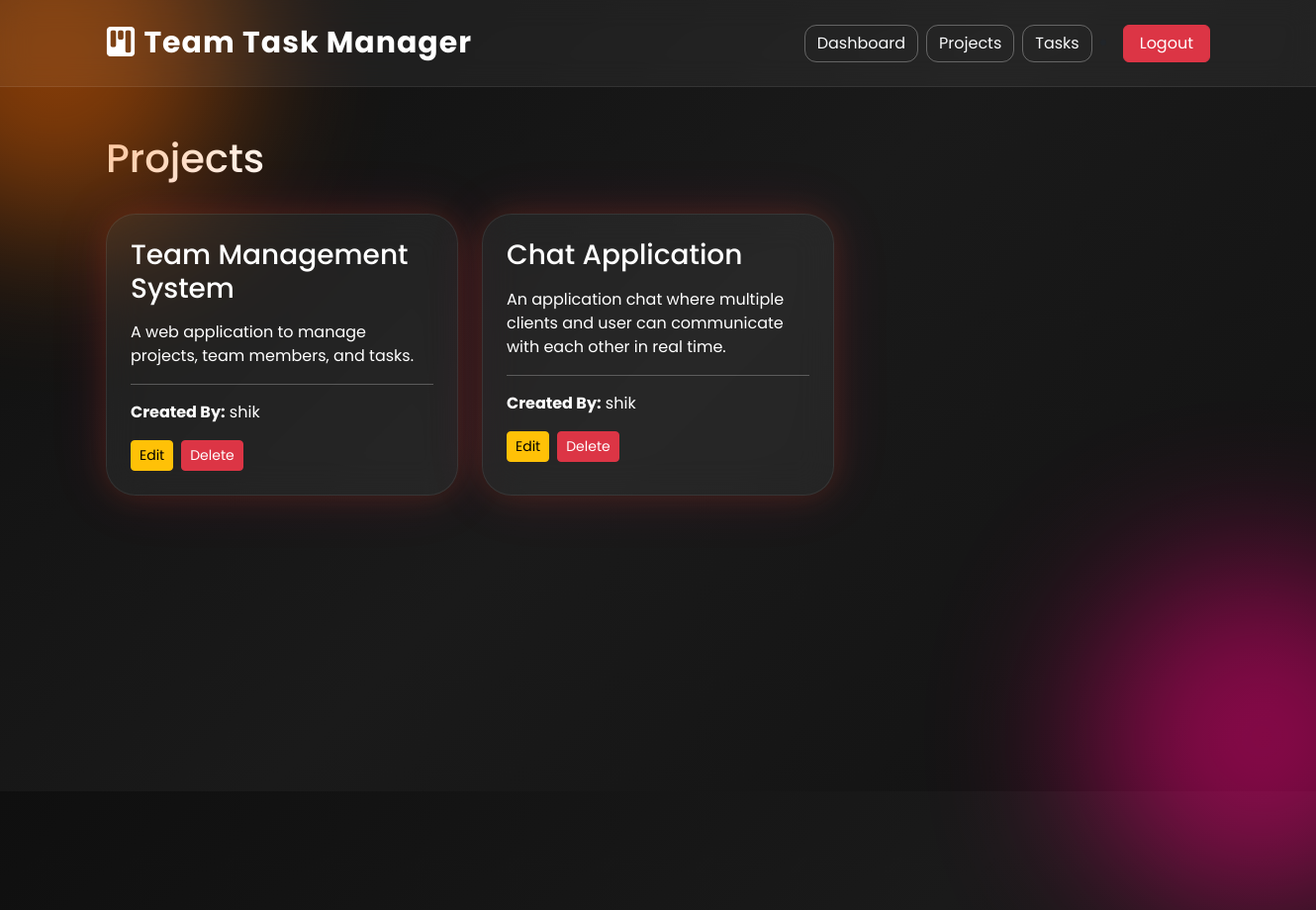
Page /projects/ (signed in) on the committed database.
### projects/models.py (models this page shows, shortened)
class Project(models.Model):
    name = models.CharField(max_length=200)
    description = models.TextField()
    created_by = models.ForeignKey(
        settings.AUTH_USER_MODEL,
        on_delete=models.CASCADE,
        related_name='created_projects'
    )
    members = models.ManyToManyField(
        settings.AUTH_USER_MODEL,
        related_name='projects'
    )
    created_at = models.DateTimeField(auto_now_add=True)

### users/models.py (models this page shows)
class User(AbstractUser):
    ROLE_CHOICES = (
        ('ADMIN', 'Admin'),
        ('MEMBER', 'Member'),
    )
    role = models.CharField(
        max_length=10,
        choices=ROLE_CHOICES,
        default='MEMBER'
    )
    def __str__(self):
        return self.username

### projects/views.py (the view)
# urls.py: path('projects/', project_list, name='project_list'),
@login_required
def project_list(request):
    projects = Project.objects.all()
    return render(
        request,
        'projects/project_list.html',
        {'projects': projects}
    )

### templates/projects/project_list.html (shortened to what this page needs)
{% extends 'base.html' %}
{% block content %}
<div class="d-flex justify-content-between align-items-center mb-4">
    <h1 class="text-white">
        Projects
    </h1>
</div>
<div class="row">
    {% for project in projects %}
    <div class="col-md-4 mb-4">
        <div class="glass-card p-4 h-100">
            <h3>
                {{ project.name }}
            </h3>
            <p class="mt-3">
                {{ project.description }}
            </p>
            <hr>
            <p>
                <strong>Created By:</strong>
                {{ project.created_by }}
            </p>
<div class="mt-3 d-flex gap-2">
    <a href="{% url 'edit_project' project.id %}"
       class="btn btn-warning btn-sm">
        Edit
    </a>
<a href="{% url 'delete_project' project.id %}"
   class="btn btn-danger btn-sm"
   onclick="return confirm('Are you sure you want to delete this project?')">
    Delete
</a>
</div>
        </div>
    </div>
    {% endfor %}
</div>
{% endblock %}

### templates/base.html (style rules this page uses)
* { margin:0; padding:0; box-sizing:border-box; }
body { font-family:'Poppins',sans-serif; min-height:100vh; overflow-x:hidden; background: linear-gradient( 135deg, #0f0f0f, #1a1a1a, #111111); position:relative; }
.glass-card { background:rgba(255,255,255,0.06); border:1px solid rgba(255,255,255,0.08); backdrop-filter:blur(18px); border-radius:30px; box-shadow: 0 0 30px rgba(255,107,0,0.15), 0 0 60px rgba(255,0,128,0.12); color:white; transition:0.4s; }

### rows in the picture
Project: name "Team Management System", description "A web application to manage projects, team members, and tasks.", created_by "shik"
Project: name "Chat Application", description "An application chat where multiple clients and user can communicate with each other in real time.", created_by "shik"
